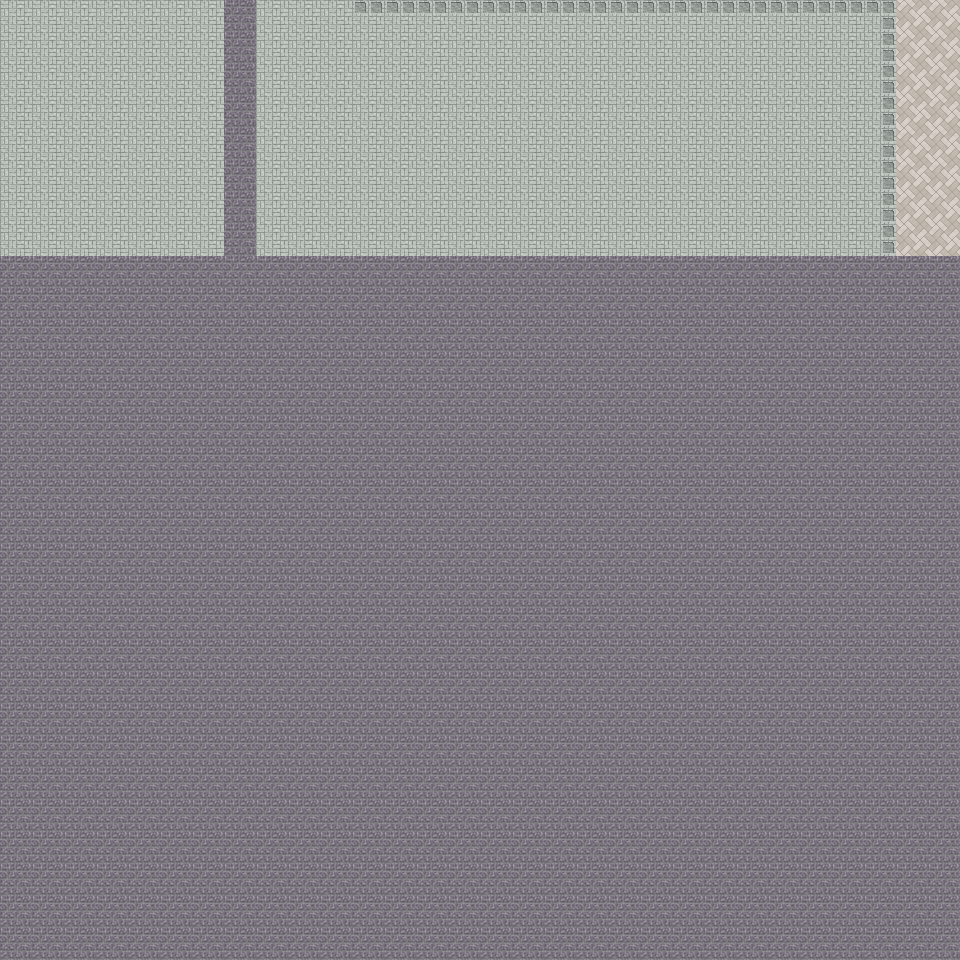

Below is a game level as drawn by its tile map, then a one-line description and the .tmx that defines it (tile-layer data replaced by summaries):
An orthogonal 30x30 tile map with 32x32 px tiles, 6 tile layers (Ground, Object, Object2, Above, ...), 62 tilesets and 4 objects (4x mapchange).

<map version="1.0" orientation="orthogonal" renderorder="right-down" width="30" height="30" tilewidth="32" tileheight="32" nextobjectid="5">
  <tileset firstgid="1" name="tileset_ground_indoor_tiles" tilewidth="32" tileheight="32" tilecount="8" columns="2">
    <image source="../drawable/tileset_ground_indoor_tiles.png" width="64" height="128" />
  </tileset>
  <tileset firstgid="9" name="tileset_building_castle" tilewidth="32" tileheight="32" tilecount="320" columns="20">
    <image source="../drawable/tileset_building_castle.png" width="640" height="512" />
  </tileset>
  <tileset firstgid="329" name="tileset_ground_ground" tilewidth="32" tileheight="32" tilecount="33" columns="3">
    <image source="../drawable/tileset_ground_ground.png" width="96" height="352" />
  </tileset>
  <tileset firstgid="362" name="tileset_ground_ground_2" tilewidth="32" tileheight="32" tilecount="4" columns="4">
    <image source="../drawable/tileset_ground_ground_2.png" width="128" height="32" />
  </tileset>
  <tileset firstgid="366" name="tileset_building_wall_wall_brown" tilewidth="32" tileheight="32" tilecount="12" columns="3">
    <image source="../drawable/tileset_building_wall_wall_brown.png" width="96" height="128" />
  </tileset>
  <tileset firstgid="378" name="tileset_building_decoration_banner" tilewidth="32" tileheight="32" tilecount="12" columns="1">
    <image source="../drawable/tileset_building_decoration_banner.png" width="32" height="384" />
  </tileset>
  <tileset firstgid="390" name="tileset_ground_brown_paving" tilewidth="32" tileheight="32" tilecount="2" columns="2">
    <image source="../drawable/tileset_ground_brown_paving.png" width="64" height="32" />
  </tileset>
  <tileset firstgid="392" name="tileset_ground_water_dungeon_water" tilewidth="32" tileheight="32" tilecount="30" columns="3">
    <image source="../drawable/tileset_ground_water_dungeon_water.png" width="96" height="320" />
  </tileset>
  <tileset firstgid="422" name="tileset_ground_water_pool" tilewidth="32" tileheight="32" tilecount="72" columns="3">
    <image source="../drawable/tileset_ground_water_pool.png" width="96" height="768" />
  </tileset>
  <tileset firstgid="494" name="tileset_building_roof_blue" tilewidth="32" tileheight="32" tilecount="20" columns="5">
    <image source="../drawable/tileset_building_roof_blue.png" width="160" height="128" />
  </tileset>
  <tileset firstgid="514" name="tileset_building_roof_yellow" tilewidth="32" tileheight="32" tilecount="20" columns="5">
    <image source="../drawable/tileset_building_roof_yellow.png" width="160" height="128" />
  </tileset>
  <tileset firstgid="534" name="tileset_building_wall_stone" tilewidth="32" tileheight="32" tilecount="12" columns="3">
    <image source="../drawable/tileset_building_wall_stone.png" width="96" height="128" />
  </tileset>
  <tileset firstgid="546" name="tileset_building_roof_green" tilewidth="32" tileheight="32" tilecount="20" columns="5">
    <image source="../drawable/tileset_building_roof_green.png" width="160" height="128" />
  </tileset>
  <tileset firstgid="566" name="tileset_building_wall_wood" tilewidth="32" tileheight="32" tilecount="16" columns="4">
    <image source="../drawable/tileset_building_wall_wood.png" width="128" height="128" />
  </tileset>
  <tileset firstgid="582" name="tileset_building_roof_red" tilewidth="32" tileheight="32" tilecount="20" columns="5">
    <image source="../drawable/tileset_building_roof_red.png" width="160" height="128" />
  </tileset>
  <tileset firstgid="602" name="tileset_plant_flower_daisy_white" tilewidth="32" tileheight="32" tilecount="8" columns="2">
    <image source="../drawable/tileset_plant_flower_daisy_white.png" width="64" height="128" />
  </tileset>
  <tileset firstgid="610" name="tileset_item_statue_green_stone" tilewidth="32" tileheight="32" tilecount="12" columns="4">
    <image source="../drawable/tileset_item_statue_green_stone.png" width="128" height="96" />
  </tileset>
  <tileset firstgid="622" name="tileset_ground_cobbled_paving" tilewidth="32" tileheight="32" tilecount="1" columns="1">
    <image source="../drawable/tileset_ground_cobbled_paving.png" width="32" height="32" />
  </tileset>
  <tileset firstgid="623" name="tileset_item_statue_bird" tilewidth="32" tileheight="32" tilecount="8" columns="2">
    <image source="../drawable/tileset_item_statue_bird.png" width="64" height="128" />
  </tileset>
  <tileset firstgid="631" name="tileset_building_fence_fence_chunky" tilewidth="32" tileheight="32" tilecount="21" columns="3">
    <image source="../drawable/tileset_building_fence_fence_chunky.png" width="96" height="224" />
  </tileset>
  <tileset firstgid="652" name="tileset_plant_grasses" tilewidth="32" tileheight="32" tilecount="6" columns="3">
    <image source="../drawable/tileset_plant_grasses.png" width="96" height="64" />
  </tileset>
  <tileset firstgid="658" name="tileset_plant_bush_hedge" tilewidth="32" tileheight="32" tilecount="35" columns="5">
    <image source="../drawable/tileset_plant_bush_hedge.png" width="160" height="224" />
  </tileset>
  <tileset firstgid="693" name="tileset_plant_flower_daisy_blue" tilewidth="32" tileheight="32" tilecount="8" columns="2">
    <image source="../drawable/tileset_plant_flower_daisy_blue.png" width="64" height="128" />
  </tileset>
  <tileset firstgid="701" name="tileset_plant_flower_daisy_red" tilewidth="32" tileheight="32" tilecount="8" columns="2">
    <image source="../drawable/tileset_plant_flower_daisy_red.png" width="64" height="128" />
  </tileset>
  <tileset firstgid="709" name="tileset_plant_flower_daisy_yellow" tilewidth="32" tileheight="32" tilecount="8" columns="2">
    <image source="../drawable/tileset_plant_flower_daisy_yellow.png" width="64" height="128" />
  </tileset>
  <tileset firstgid="717" name="tileset_plant_bush_bushes" tilewidth="32" tileheight="32" tilecount="10" columns="5">
    <image source="../drawable/tileset_plant_bush_bushes.png" width="160" height="64" />
  </tileset>
  <tileset firstgid="727" name="tileset_plant_tree_tree_green" tilewidth="32" tileheight="32" tilecount="88" columns="8">
    <image source="../drawable/tileset_plant_tree_tree_green.png" width="256" height="352" />
  </tileset>
  <tileset firstgid="815" name="tileset_building_window_window_long" tilewidth="32" tileheight="32" tilecount="3" columns="3">
    <image source="../drawable/tileset_building_window_window_long.png" width="96" height="32" />
  </tileset>
  <tileset firstgid="818" name="tileset_building_window_window_left" tilewidth="32" tileheight="32" tilecount="2" columns="2">
    <image source="../drawable/tileset_building_window_window_left.png" width="64" height="32" />
  </tileset>
  <tileset firstgid="820" name="tileset_building_door_closed_with_key" tilewidth="32" tileheight="32" tilecount="1" columns="1">
    <image source="../drawable/tileset_building_door_closed_with_key.png" width="32" height="32" />
  </tileset>
  <tileset firstgid="821" name="tileset_building_window_window_right" tilewidth="32" tileheight="32" tilecount="2" columns="2">
    <image source="../drawable/tileset_building_window_window_right.png" width="64" height="32" />
  </tileset>
  <tileset firstgid="823" name="tileset_furniture_chair_wooden_pale" tilewidth="32" tileheight="32" tilecount="4" columns="2">
    <image source="../drawable/tileset_furniture_chair_wooden_pale.png" width="64" height="64" />
  </tileset>
  <tileset firstgid="827" name="tileset_furniture_table_wooden_pale" tilewidth="32" tileheight="32" tilecount="1" columns="1">
    <image source="../drawable/tileset_furniture_table_wooden_pale.png" width="32" height="32" />
  </tileset>
  <tileset firstgid="828" name="tileset_item_statue_grey_stone" tilewidth="32" tileheight="32" tilecount="4" columns="2">
    <image source="../drawable/tileset_item_statue_grey_stone.png" width="64" height="64" />
  </tileset>
  <tileset firstgid="832" name="tileset_item_statue_fairypool" tilewidth="32" tileheight="32" tilecount="16" columns="2">
    <image source="../drawable/tileset_item_statue_fairypool.png" width="64" height="256" />
  </tileset>
  <tileset firstgid="848" name="tileset_ground_eye" tilewidth="32" tileheight="32" tilecount="9" columns="3">
    <image source="../drawable/tileset_ground_eye.png" width="96" height="96" />
  </tileset>
  <tileset firstgid="857" name="tileset_item_sign_large" tilewidth="32" tileheight="32" tilecount="15" columns="5">
    <image source="../drawable/tileset_item_sign_large.png" width="160" height="96" />
  </tileset>
  <tileset firstgid="872" name="tileset_plant_stump_small_stump" tilewidth="32" tileheight="32" tilecount="4" columns="2">
    <image source="../drawable/tileset_plant_stump_small_stump.png" width="64" height="64" />
  </tileset>
  <tileset firstgid="876" name="tileset_building_door_door_n" tilewidth="32" tileheight="32" tilecount="6" columns="3">
    <image source="../drawable/tileset_building_door_door_n.png" width="96" height="64" />
  </tileset>
  <tileset firstgid="882" name="tileset_building_decoration_chimney" tilewidth="32" tileheight="32" tilecount="2" columns="1">
    <image source="../drawable/tileset_building_decoration_chimney.png" width="32" height="64" />
  </tileset>
  <tileset firstgid="884" name="tileset_building_door_closed" tilewidth="32" tileheight="32" tilecount="1" columns="1">
    <image source="../drawable/tileset_building_door_closed.png" width="32" height="32" />
  </tileset>
  <tileset firstgid="885" name="tileset_building_decoration_orbpedestal" tilewidth="32" tileheight="32" tilecount="2" columns="1">
    <image source="../drawable/tileset_building_decoration_orbpedestal.png" width="32" height="64" />
  </tileset>
  <tileset firstgid="887" name="tileset_building_decoration_longhorn_skull" tilewidth="32" tileheight="32" tilecount="6" columns="3">
    <image source="../drawable/tileset_building_decoration_longhorn_skull.png" width="96" height="64" />
  </tileset>
  <tileset firstgid="893" name="tileset_building_church" tilewidth="32" tileheight="32" tilecount="56" columns="8">
    <image source="../drawable/tileset_building_church.png" width="256" height="224" />
  </tileset>
  <tileset firstgid="949" name="tileset_building_entrance_int_iron_bars" tilewidth="32" tileheight="32" tilecount="12" columns="3">
    <image source="../drawable/tileset_building_entrance_int_iron_bars.png" width="96" height="128" />
  </tileset>
  <tileset firstgid="961" name="tileset_building_decoration_chimney_big" tilewidth="32" tileheight="32" tilecount="2" columns="1">
    <image source="../drawable/tileset_building_decoration_chimney_big.png" width="32" height="64" />
  </tileset>
  <tileset firstgid="963" name="tileset_item_statue_green_stone_2" tilewidth="32" tileheight="32" tilecount="6" columns="2">
    <image source="../drawable/tileset_item_statue_green_stone_2.png" width="64" height="96" />
  </tileset>
  <tileset firstgid="969" name="tileset_building_decoration_library_banner" tilewidth="32" tileheight="32" tilecount="6" columns="3">
    <image source="../drawable/tileset_building_decoration_library_banner.png" width="96" height="64" />
  </tileset>
  <tileset firstgid="975" name="tileset_building_door_door_e" tilewidth="32" tileheight="32" tilecount="6" columns="2">
    <image source="../drawable/tileset_building_door_door_e.png" width="64" height="96" />
  </tileset>
  <tileset firstgid="981" name="tileset_building_door_door_w" tilewidth="32" tileheight="32" tilecount="6" columns="2">
    <image source="../drawable/tileset_building_door_door_w.png" width="64" height="96" />
  </tileset>
  <tileset firstgid="987" name="tileset_logic_collision" tilewidth="32" tileheight="32" tilecount="1" columns="1">
    <image source="../drawable/tileset_logic_collision.png" width="32" height="32" />
  </tileset>
  <tileset firstgid="988" name="tileset_furniture_other_stick" tilewidth="32" tileheight="32" tilecount="2" columns="1">
    <image source="../drawable/tileset_furniture_other_stick.png" width="32" height="64" />
  </tileset>
  <tileset firstgid="990" name="tileset_building_decoration_numbers" tilewidth="32" tileheight="32" tilecount="20" columns="2">
    <image source="../drawable/tileset_building_decoration_numbers.png" width="64" height="320" />
  </tileset>
  <tileset firstgid="1010" name="tileset_ground_water_pool_deep" tilewidth="32" tileheight="32" tilecount="72" columns="3">
    <image source="../drawable/tileset_ground_water_pool_deep.png" width="96" height="768" />
  </tileset>
  <tileset firstgid="1082" name="tileset_object_suspension_bridge" tilewidth="32" tileheight="32" tilecount="24" columns="3">
    <image source="../drawable/tileset_object_suspension_bridge.png" width="96" height="256" />
  </tileset>
  <tileset firstgid="1106" name="tileset_building_stairs_stairs" tilewidth="32" tileheight="32" tilecount="12" columns="2">
    <image source="../drawable/tileset_building_stairs_stairs.png" width="64" height="192" />
  </tileset>
  <tileset firstgid="1118" name="tileset_object_boardwalk" tilewidth="32" tileheight="32" tilecount="36" columns="6">
    <image source="../drawable/tileset_object_boardwalk.png" width="192" height="192" />
  </tileset>
  <tileset firstgid="1154" name="tileset_plant_stump_log_vertical" tilewidth="32" tileheight="32" tilecount="3" columns="1">
    <image source="../drawable/tileset_plant_stump_log_vertical.png" width="32" height="96" />
  </tileset>
  <tileset firstgid="1157" name="tileset_plant_stump_stump_vertical" tilewidth="32" tileheight="32" tilecount="1" columns="1">
    <image source="../drawable/tileset_plant_stump_stump_vertical.png" width="32" height="32" />
  </tileset>
  <tileset firstgid="1158" name="tileset_ground_green_paving" tilewidth="32" tileheight="32" tilecount="18" columns="3">
    <image source="../drawable/tileset_ground_green_paving.png" width="96" height="192" />
  </tileset>
  <tileset firstgid="1176" name="tileset_furniture_light_lamp_bronze" tilewidth="32" tileheight="32" tilecount="3" columns="1">
    <image source="../drawable/tileset_furniture_light_lamp_bronze.png" width="32" height="96" />
  </tileset>
  <tileset firstgid="1179" name="tileset_building_huts" tilewidth="32" tileheight="32" tilecount="338" columns="26">
    <image source="../drawable/tileset_building_huts.png" width="832" height="416" />
  </tileset>
  <layer name="Ground" width="30" height="30">
    <data>[900 cells, 240 non-empty, 2 distinct tile ids]</data>
  </layer>
  <layer name="Object" width="30" height="30">
    <data>[900 cells, 24 non-empty, 3 distinct tile ids]</data>
  </layer>
  <layer name="Object2" width="30" height="30">
    <data>[900 cells, 0 non-empty, 0 distinct tile ids]</data>
  </layer>
  <layer name="Above" width="30" height="30">
    <data>[900 cells, 0 non-empty, 0 distinct tile ids]</data>
  </layer>
  <layer name="Above2" width="30" height="30">
    <data>[900 cells, 8 non-empty, 1 distinct tile ids]</data>
  </layer>
  <layer name="Walkable" width="30" height="30">
    <data>[900 cells, 668 non-empty, 1 distinct tile ids]</data>
  </layer>
  <objectgroup name="MapEvents">
    <object id="1" name="north" type="mapchange" x="0" y="0" width="224" height="32">
      <properties>
        <property name="map" value="0_ados_mountain_n2_w2_x0_y3" />
        <property name="place" value="south" />
      </properties>
    </object>
    <object id="2" name="north2" type="mapchange" x="256" y="0" width="704" height="32">
      <properties>
        <property name="map" value="0_ados_mountain_n2_w2_x0_y3" />
        <property name="place" value="south2" />
      </properties>
    </object>
    <object id="3" name="west" type="mapchange" x="0" y="0" width="32" height="256">
      <properties>
        <property name="map" value="0_deniran_forest_n2_w_x0_y4" />
        <property name="place" value="east" />
      </properties>
    </object>
    <object id="4" name="east" type="mapchange" x="928" y="0" width="32" height="256">
      <properties>
        <property name="map" value="0_ados_mountain_n2_w2_x1_y4" />
        <property name="place" value="west" />
      </properties>
    </object>
  </objectgroup>
</map>
